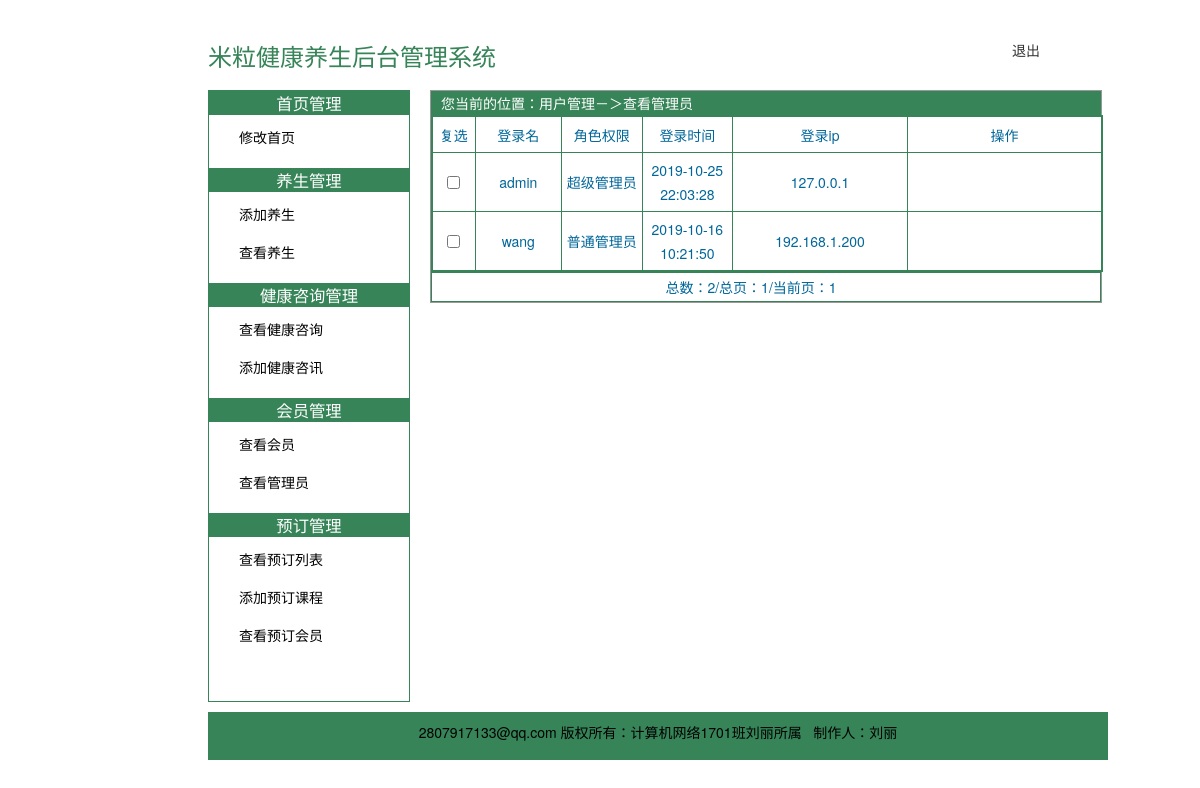
/admin/admin.php, run on the app's committed database.
### tables this page shows
CREATE TABLE `ys_admin` (
  `id` int(11) NOT NULL AUTO_INCREMENT,
  `name` varchar(20) NOT NULL,
  `password` varchar(50) NOT NULL,
  `login_time` datetime NOT NULL COMMENT '最后登录时间',
  `login_ip` varchar(20) NOT NULL COMMENT '用户登录ip',
  `auth` tinyint(1) NOT NULL DEFAULT '0' COMMENT '权限（0普通管理员1超级管理员）',
  PRIMARY KEY (`id`)
);

### admin/admin.php (the view, shortened to what this page needs)
<?php
require_once "../conn/conn.php";
$pagesize = 5;
$page = 1;
if(isset($_GET['page'])){
    $page = $_GET['page'];
    if($page<1){$page = 1;}
}else{
    $page = 1;
}
$data=queryPaginate('ys_admin',$pagesize,$page);
?>
<!DOCTYPE html PUBLIC "-//W3C//DTD XHTML 1.0 Transitional//EN" "http://www.w3.org/TR/xhtml1/DTD/xhtml1-transitional.dtd">
<html xmlns="http://www.w3.org/1999/xhtml">
<head>
    <link href="css/index.css"rel="stylesheet" type="text/css" />
</head>
<body>
<?php require_once 'head.php'?>
<?php require_once 'left.php'?>
<div id="right" >
    <p class="where-is">您当前的位置：用户管理－＞查看管理员</p>
    <form action="deluser.php" method="post">
        <table width="670" border="0" align="center" cellpadding="0" cellspacing="0" style="text-align:right;">
            <tr>
                <td height="50" bgcolor="#666666">
                    <table width="670" height="25" border="0" align="center" cellpadding="0" cellspacing="1">
                        <tr>
                            <td width="50" height="25" bgcolor="#FFFFFF"><div align="center">复选</div></td>
                            <td width="100" bgcolor="#FFFFFF"><div align="center">登录名</div></td>
                            <td width="100" bgcolor="#FFFFFF"><div align="center">角色权限</div></td>
                            <td width="100" bgcolor="#FFFFFF"><div align="center">登录时间</div></td>
                            <td width="200" bgcolor="#FFFFFF"><div align="center">登录ip</div></td>
                            <td width="248" bgcolor="#FFFFFF"><div align="center">操作</div></td>
                        </tr>
                        <?php foreach($data['data'] as $v){ ?>
                        <tr>
                            <td height="25" bgcolor="#FFFFFF"><div align="center"><input type="checkbox" name='id[]' value='<?php echo $v['id']?>' <?php if($_SESSION['admin']['id']==$v['id'])echo 'disabled'?>>
                                </div></td>
                            <td height="25" bgcolor="#FFFFFF"><div align="left"><?php echo $v['name']?></div></td>
                            <td height="25" bgcolor="#FFFFFF"><div align="left"><?php echo $v['auth']?'超级管理员':'普通管理员'?></div></td>
                            <td height="25" bgcolor="#FFFFFF"><div align="left"><?php echo $v['login_time']?></div></td>
                            <td height="25" bgcolor="#FFFFFF"><div align="left"><?php echo $v['login_ip']?></div></td>
                            <td height="25" bgcolor="#FFFFFF"></td>
</tr>
<?php }?>
</table></td>
</tr>
</table>
<?php echo $data['render'];?>
</form>
</div>
<?require_once 'footer.php'?>
</body>
</html>

### admin/css/index.css (style rules this page uses)
* { margin:0px; padding:0px; }
body { margin:0 auto; width:1024px; font:12px/1.6 "宋体"; background-color:rgb(255,255,255) ; }
input { margin-left:10px; }
#right { float:right; border: 1px solid #999; width:670px; margin:10px; }
#right table { margin-top:10px; color:#006699; margin:0 auto; }
#right table tr td table { margin:0 auto; }
#right table tr td table tr div { text-align:center; }
#right table tr td table tr td { padding-top:5px;text-align:left; padding-bottom:5px; }

### layui/css/layui.css (style rules this page uses)
blockquote,body,button,dd,div,dl,dt,form,h1,h2,h3,h4,h5,h6,input,li,ol,p,pre,td,textarea,th,ul { margin:0;padding:0;-webkit-tap-highlight-color:rgba(0,0,0,0) }
table { border-collapse:collapse;border-spacing:0 }
button,input,optgroup,option,select,textarea { font-family:inherit;font-size:inherit;font-style:inherit;font-weight:inherit;outline:0 }
body { line-height:24px;font:14px Helvetica Neue,Helvetica,PingFang SC,Tahoma,Arial,sans-serif }

### admin/css/common.css (style rules this page uses)
body { margin: 0 auto; line-height: 24px; }
.where-is { height: 24px; background-color: rgb(54, 132, 88); padding-left: 10px; color: #FFF; }
tr td { border: 1px solid rgb(54,132,88); }

### data on the page
ys_admin: name "admin", auth "超级管理员", login_time "2019-10-25 22:03:28", login_ip "127.0.0.1"
ys_admin: name "wang", auth "普通管理员", login_time "2019-10-16 10:21:50", login_ip "192.168.1.200"

### other printed values
$total "2"
$totalpage "1"
$page "1"
